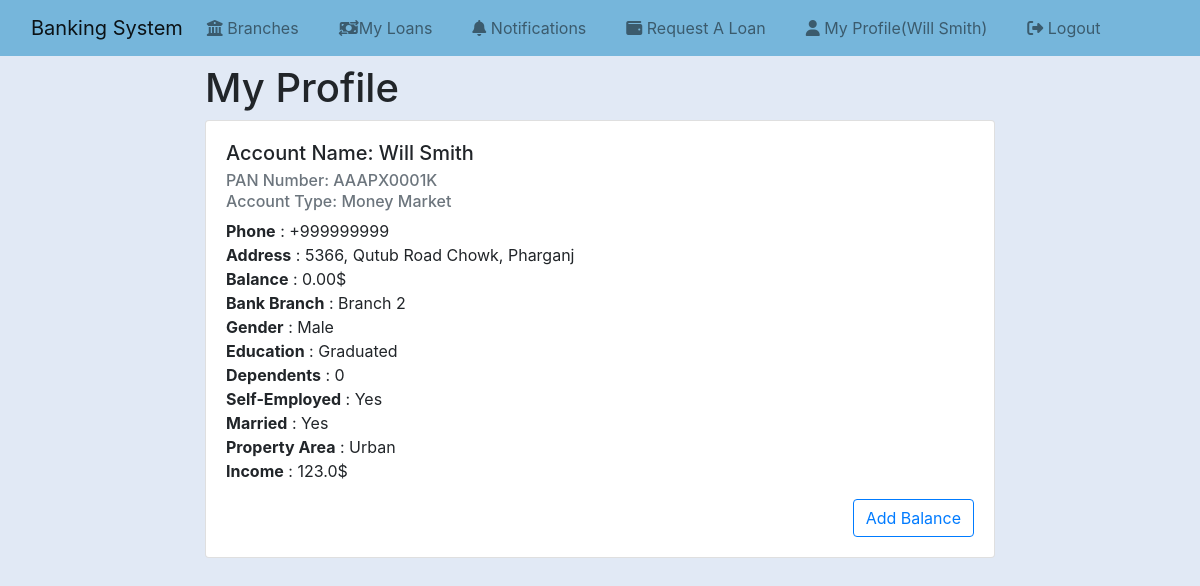
The page /my-profile (signed in) on the database as committed earlier.
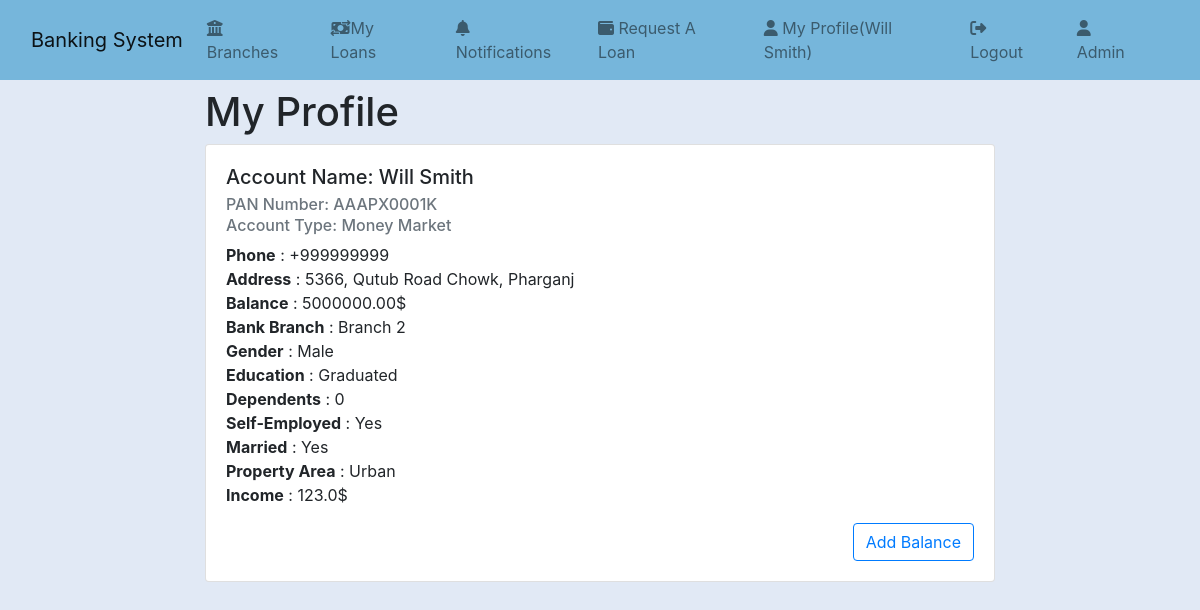
The same page on the database as committed later.
### bank_management/models.py (models this page shows, shortened)
class Account(models.Model):
    account_type = models.CharField(max_length=15, choices=ACCOUNT_TYPES)
    balance = models.DecimalField(max_digits=10, decimal_places=2,default=0)
    hold_by = models.ForeignKey(User, on_delete=models.CASCADE)
    branch = models.ForeignKey(Branch, on_delete=models.CASCADE)

class Branch(models.Model):
    name = models.CharField(max_length=100)
    address = models.CharField(max_length=200)
    code = models.CharField(max_length=10, unique=True)
    class Meta:
        verbose_name_plural = 'Branches'
    def __str__(self):
        return self.name

### bank_management/views.py (the view)
# urls.py: path("my-profile",my_profile,name='my-profile'),
@login_required
def my_profile(request):
    profile = request.user
    account = Account.objects.filter(hold_by=profile).first()
    context = {
        "account":account,
        "profile":profile,
    }
    return render(request,"my-profile.html",context)

### bank_management/context_processors.py (called while the page is built)
@login_required
def count_notifications(request):
    count_notifications = Notification.objects.filter(user=request.user,is_seen=False).count()
    return {"count_notifications":count_notifications}

### banking_system/templates/my-profile.html (shortened to what this page needs)
{% extends 'base.html' %} {% block content %}
<div class="row justify-content-center mt-2">
  <div class="col col-md-8">
    <h1>My Profile</h1>
    <div class="card mt-2">
      <div class="card-body">
        <h5 class="card-title">Account Name: {{profile.account_name}}</h5>
        <h6 class="card-subtitle mb-2 text-muted">
          PAN Number: {{profile.pan_number}}
        </h6>
        <h6 class="card-subtitle mb-2 text-muted">
          Account Type: {{account.get_account_type_display}}
        </h6>
        <p class="card-text">
          {% if profile.phone %} <b>Phone</b> : {{profile.phone}}
          <br />{% endif %} {% if profile.address %}
          <b>Address</b> : {{profile.address}} <br />{% endif %}
          <b>Balance</b> : {{account.balance}}$ <br />
          <b>Bank Branch</b> : {{account.branch}} <br />
          <b>Gender</b> : {{user.get_gender_display}} <br />
          <b>Education</b> : {{user.get_education_display}} <br />
          <b>Dependents</b> : {{user.get_dependents_display}} <br />
          <b>Self-Employed</b> : {{user.get_self_employed_display}} <br />
          <b>Married</b> : {{user.get_married_display}} <br />
          <b>Property Area</b> : {{user.get_property_area_display}} <br />
          <b>Income</b> : {{user.applicant_income}}$ <br />
        </p>
        <button
          type="button"
          class="btn btn-outline-primary float-end"
          data-toggle="modal"
          data-target="#addBalanceModal"
        >
          Add Balance
        </button>
      </div>
    </div>
  </div>
</div>
{% endblock content %}

### banking_system/templates/base.html (shortened to what this page needs)
{% load static %}
<!DOCTYPE html>
<html lang="en">
  <head>
    <link
      href="https://cdn.jsdelivr.net/npm/bootstrap@5.0.2/dist/css/bootstrap.min.css"
      rel="stylesheet"
    />
    <link
      rel="stylesheet"
      href="https://cdnjs.cloudflare.com/ajax/libs/font-awesome/6.1.1/css/all.min.css"
    />
    <link
      rel="stylesheet"
      href="https://stackpath.bootstrapcdn.com/bootstrap/4.3.1/css/bootstrap.min.css"
    />
  </head>
  <body style="background-color: #e1e9f5">
    <nav
      class="navbar navbar-expand-lg navbar-light"
      style="background-color: #76b6db"
    >
      <div class="container-fluid">
        <a class="navbar-brand" href="{% url 'index' %}">Banking System</a>
        <div class="collapse navbar-collapse" id="navbarSupportedContent">
          <ul class="navbar-nav me-auto mb-1 mb-lg-0">
            <li class="nav-item mr-4">
              <a class="nav-link" href="{% url 'branches' %}"
                ><i class="fa-solid fa-building-columns"></i> Branches</a
              >
            </li>
            <li class="nav-item mr-4">
              <a class="nav-link" href="{% url 'loans' %}"
                ><i class="fa-solid fa-money-bill-transfer"></i>My Loans</a
              >
            </li>
            <li class="nav-item">
              <a class="nav-link mr-4" href="{% url 'notifications' %}"
                ><i class="fa-solid fa-bell"></i> Notifications
              </a>
            </li>
            <li class="nav-item">
              <a class="nav-link mr-4" href="{% url 'loan-request' %}"
                ><i class="fa-solid fa-wallet"></i> Request A Loan
              </a>
            </li>
            <li class="nav-item mr-4">
              <a class="nav-link" href="{% url 'my-profile' %}"
                ><i class="fa fa-user"></i> My
                Profile({{request.user.account_name}})</a
              >
            </li>
            <li class="nav-item mr-4">
              <a class="nav-link" href="{% url 'logout' %}"
                ><i class="fa-solid fa-right-from-bracket"></i> Logout</a
              >
            </li>
            {% if request.user.is_superuser %}
            <li class="nav-item mr-4">
              <a class="nav-link" href="/admin"
                ><i class="fa fa-user"></i> Admin</a
              >
            </li>
            {% endif %}
          </ul>
        </div>
      </div>
    </nav>
    {% block content %}  {% endblock content %}
  </body>
</html>

Rows that differ between the two databases and show on the page:
changed User "Will Smith": is_superuser False → True (drawn)
changed Account "Money Market": balance "0.00" → "5000000.00"
Other text that changed with them:
text now shown: "Admin"
